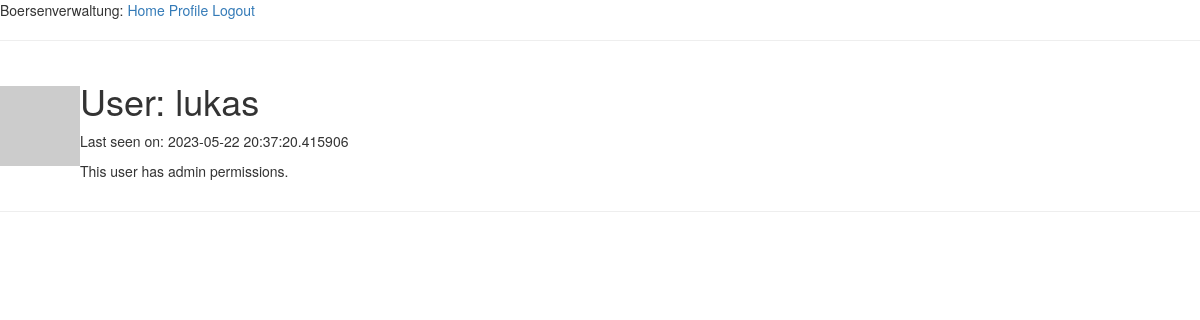
Page /user/lukas (signed in) on the earlier database version.
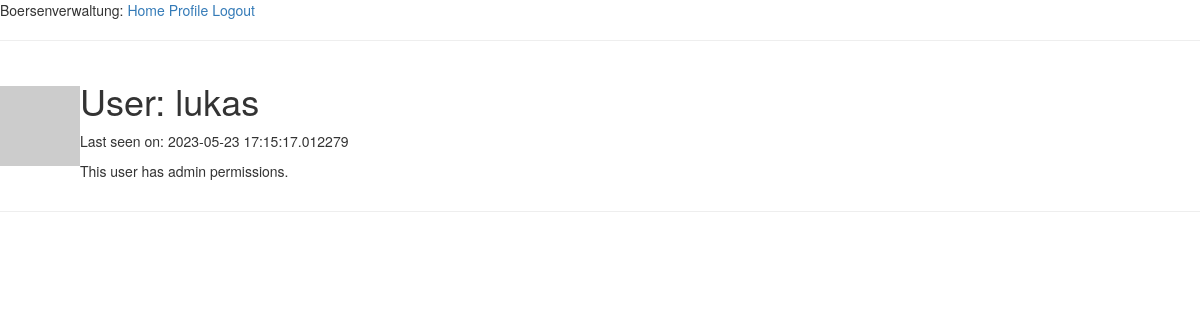
Same page on the later database version.
### app/models.py (models this page shows, shortened)
class User(UserMixin, db.Model):
    id = Column(Integer, primary_key=True)
    username = Column(String(64), index=True, unique=True)
    email = Column(String(120), index=True, unique=True)
    password_hash = Column(String(128))
    last_seen = Column(DateTime, default=datetime.utcnow)
    admin_tag = Column(Boolean, default=False)
    def avatar(self, size):
        digest = md5(self.username.lower().encode('utf-8')).hexdigest()
        return 'https://www.gravatar.com/avatar/{}?s={}'.format(
            digest, size)

### app/routes.py (the view)
@app.route('/user/<username>')
@login_required
def user(username):
    user = User.query.filter_by(username=username).first_or_404()
    posts = Post.query.all()
    return render_template('user.html', user=user, posts=posts)

### app/models.py (called while the page is built)
@login.user_loader
def load_user(id):
    return User.query.get(int(id))

### app/routes.py (called while the page is built)
@app.before_request
def before_request():
    if current_user.is_authenticated:
        current_user.last_seen = datetime.utcnow()
        db.session.commit()

### app/templates/user.html
{% extends "base.html" %}
{% block content %}
    <table>
        <tr>
            <td><img class = "top" src="{{ user.avatar(128) }}" alt="link"></td>
            <td>
                <h1>User: {{ user.username }}</h1>
                {% if user.last_seen %}<p>Last seen on: {{ user.last_seen }}</p>{% endif %}
                {% if user.admin_tag %}<p>This user has admin permissions.</p>{% endif %}
            </td>
        </tr>
    </table>
    <hr>
{% endblock %}

### app/templates/base.html (shortened to what this page needs)
{% extends "bootstrap/base.html" %}
{% block head %}
    {{ super() }}
{% endblock %}
{% block body %}
    <div>
        Boersenverwaltung:
        <a href="{{ url_for('index') }}">Home</a>
        {% if current_user.is_anonymous %}
        <a href="{{ url_for('login') }}">Login</a>
        {% else %}
        <a href="{{ url_for('user', username=current_user.username) }}">Profile</a>
        <a href="{{ url_for('logout') }}">Logout</a>
        {% endif %}
    </div>
    <hr>
    {% block content %}{% endblock %}
{% endblock %}

Differences in the rows shown:
changed User "lukas": last_seen "2023-05-22 20:37:20.415906" → "2023-05-23 17:15:17.012279"
